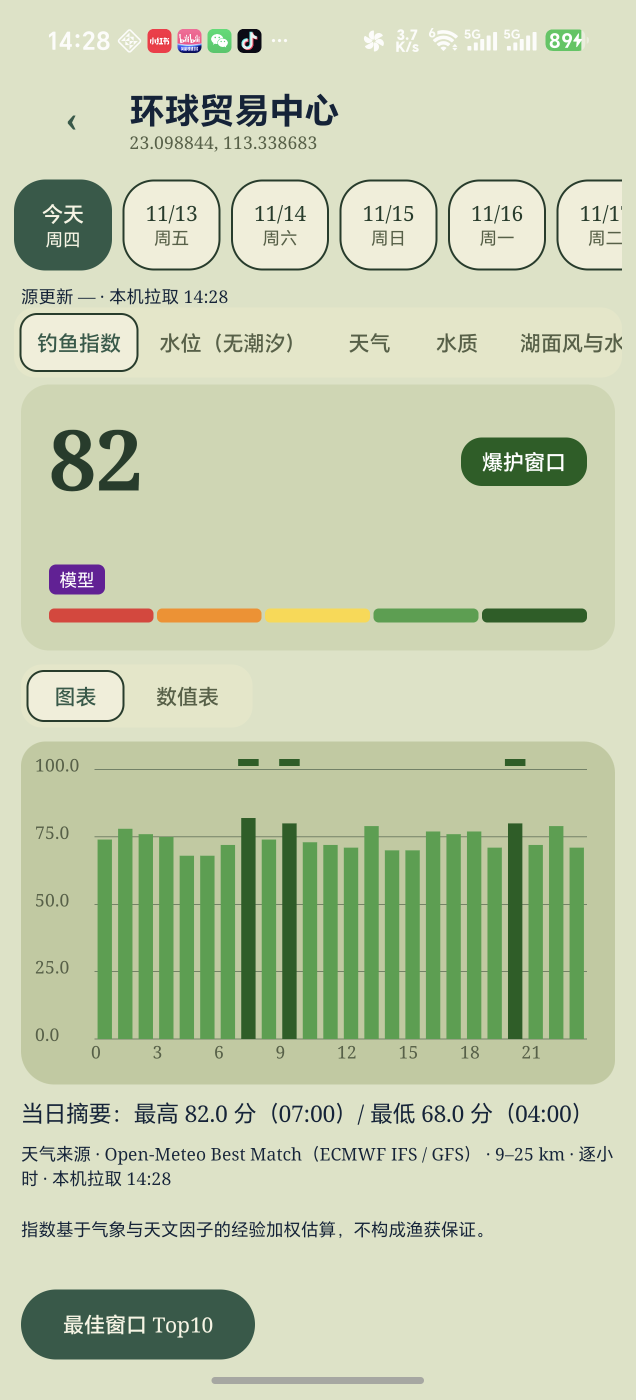
#> input picture design-handdrawn/A-vintage-outdoor/device-compare/v2-inland-light.png, 1272 x 2800 px (shown at 1/2 size)
$ python sample_device_v3.py
#> lines starting #> are read from the running program, lines starting #| are printed output that depends on the picture
"""D5 质感层量化验证：v2（质感前）vs v3（质感后）。

判据一：自动在 v2 上定位「最平的 64×64 纯背景块」，比较该块在 v3 的灰度标准差。
        纯色块 sd≈0；铺了纸纹颗粒后 sd 明显上升 → 颗粒真实绘制。
判据二：同坐标中位亮度。浅色纸底叠深墨颗粒应变暗、深色纸底叠暖白颗粒应变亮，
        且幅度应在 grain=0.16 可解释的范围内（≤25），方向相反即为回归。
"""
from pathlib import Path
from statistics import median, pstdev
from PIL import Image

ROOT = Path(__file__).resolve().parents[2]
D = ROOT / "design-handdrawn" / "A-vintage-outdoor" / "device-compare"
S = 3
PTS = {
    "页面背景(上)": (200, 100),
    "分数主卡": (150, 320),
    "图表区底": (200, 520),
    "DaySelector选中": (40, 145),
    "Tab栏底": (250, 225),
}
PAIRS = [
    ("内陆浅色", "v2-inland-light.png", "v3-inland-light.png", "darken"),
    ("内陆深色", "v2-inland-dark.png", "v3-inland-dark.png", "lighten"),
    ("海洋浅色", "v2-sea-light.png", "v3-sea-light.png", "darken"),
    ("海洋深色", "v2-sea-dark.png", "v3-sea-dark.png", "lighten"),
]


def im(f):
#> called with f = 'v2-inland-light.png'
    return Image.open(D / f).convert("RGB")
#> call 2 of im, with f = 'v3-inland-light.png'
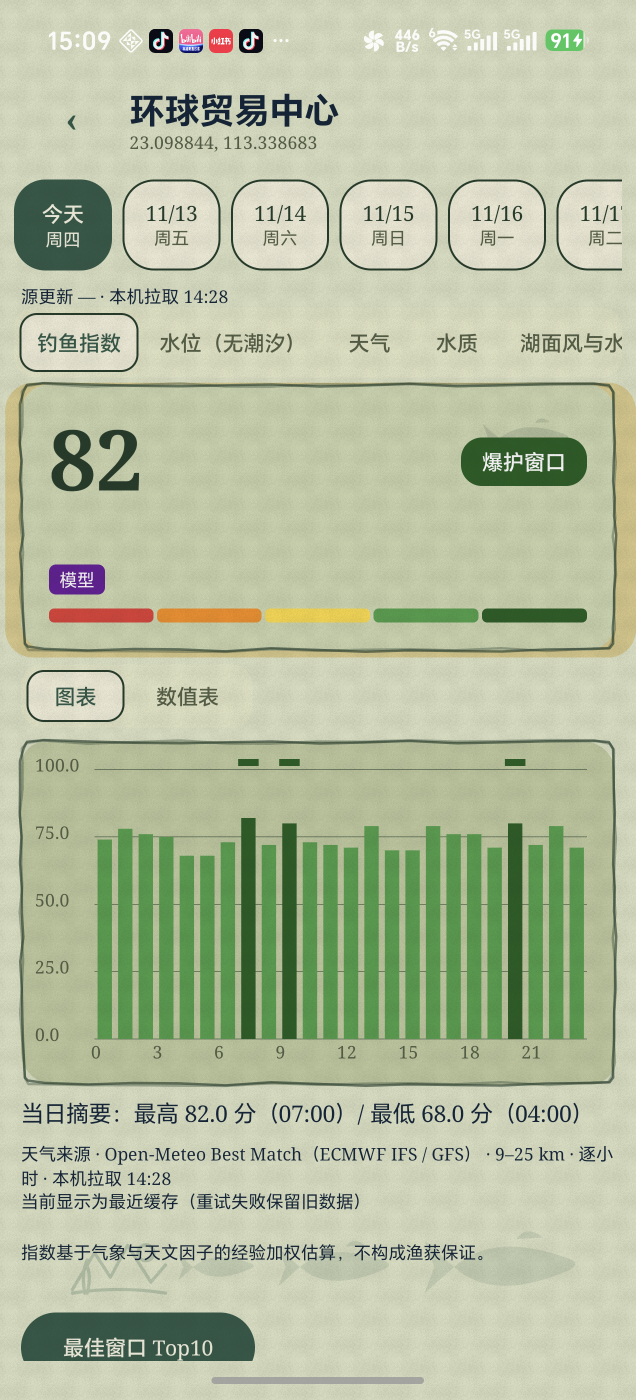
#> input picture design-handdrawn/A-vintage-outdoor/device-compare/v3-inland-light.png, 1272 x 2800 px (shown at 1/2 size)


def med(a, x, y):
    cx, cy = x * S, y * S
    px = list(a.crop((cx - 12, cy - 12, cx + 12, cy + 12)).get_flattened_data())
    return tuple(int(median(p[i] for p in px)) for i in range(3))


def lum(c):
    return 0.299 * c[0] + 0.587 * c[1] + 0.114 * c[2]


def flat_patch(a):
    """在 v2 图上扫描，找灰度标准差最小的 64×64 块（避开文字/线条）。"""
    w, h = a.size
#> w = 1272; h = 2800
    gray = a.convert("L")
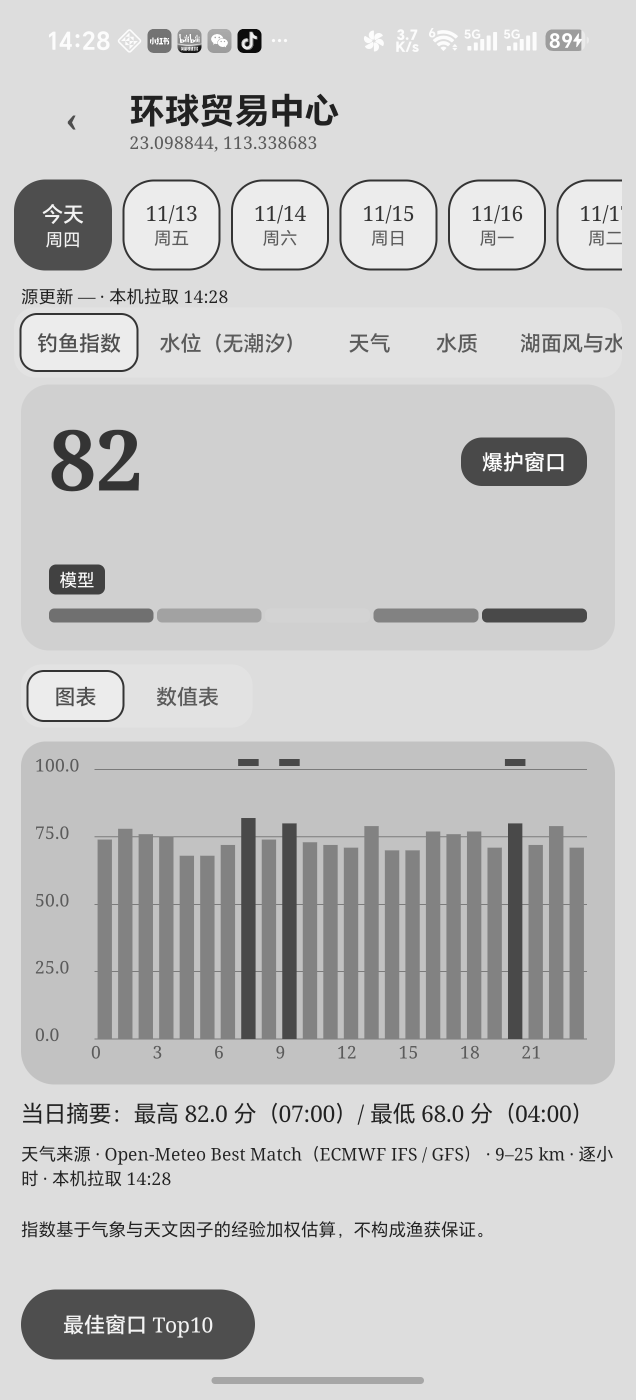
#> gray: PIL image 1272x2800 L (shown at 1/2 size); min 12, max 255, mean 197.8
    best = (1e9, None)
    for y in range(260, h - 420, 70):
        for x in range(16, w - 180, 70):
            box = (x, y, x + 64, y + 64)
            sd = pstdev(list(gray.crop(box).get_flattened_data()))
            if sd < best[0]:
                best = (sd, box)
    return best


def sd_of(a, box):
    return pstdev(list(a.convert("L").crop(box).get_flattened_data()))


for tag, a_name, b_name, expect in PAIRS:
    a, b = im(a_name), im(b_name)
    print(f"\n=== {tag}（预期纸纹使画面{ '变暗' if expect == 'darken' else '变亮'}）===")

#> (the run stopped early here; a loop or call above may not have finished)
